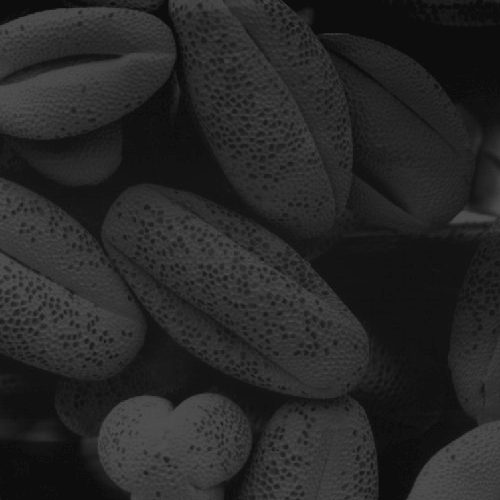
#> input picture 刘镇松-U202010652-图像增强作业/input_img/ball.jpg, 500 x 500 px
$ python '直方图均衡化.py'
#> lines starting #> are read from the running program, lines starting #| are printed output that depends on the picture
import numpy as np
import matplotlib.pyplot as plt
import cv2

def Origin_histogram(img):
    # 建立原始图像各灰度级的灰度值与像素个数对应表
    histogram = {}
    for i in range(img.shape[0]):
        for j in range(img.shape[1]):
            k = img[i][j]
            if k in histogram:
                histogram[k] += 1
            else:
                histogram[k] = 1

    sorted_histogram = {}  # 建立排好序的映射表（字典）
    sorted_list = sorted(histogram)  # 根据灰度值进行从低至高的排序，得到按键从小到大排序的键值对

    for j in range(len(sorted_list)):
        sorted_histogram[sorted_list[j]] = histogram[sorted_list[j]]

    return sorted_histogram


def equalization_histogram(histogram, img):
    pr = {}  # 建立概率分布映射表（字典）

    for i in histogram.keys():
        pr[i] = histogram[i] / (img.shape[0] * img.shape[1])  # 计算对应灰度值的频率

    tmp = 0
    for m in pr.keys():
        tmp += pr[m]
        pr[m] = max(histogram) * tmp  # 对应的值为Dm*频率累加值

    new_img = np.zeros(shape=(img.shape[0], img.shape[1]), dtype=np.uint8)

    for k in range(img.shape[0]):
        for l in range(img.shape[1]):
            new_img[k][l] = pr[img[k][l]]

    return new_img


img1=cv2.imread('input_img/ball.jpg',cv2.IMREAD_GRAYSCALE) #读取图像
#> img1 is the input picture: shape (500, 500); min 13, max 83, mean 38.7
origin_histogram = Origin_histogram(img1)
#> after the loop in Origin_histogram, `for i in range(img.shape[0]):`: histogram = 70 items
#> in Origin_histogram, `sorted_list = sorted(histogram)`: sorted_list = 70 values from 13 to 83
#> the loop in Origin_histogram, `for j in range(len(sorted_list)):` made 70 passes
#> after the loop in Origin_histogram, `for j in range(len(sorted_list)):`: sorted_histogram = 70 items
#> origin_histogram = 70 items
#直方图均衡化
equ = equalization_histogram( origin_histogram, img1 )
#> the loop in equalization_histogram, `for i in histogram.keys():` made 70 passes
#> the loop in equalization_histogram, `for m in pr.keys():` made 70 passes
#> tmp on passes 1 to 12: 0.0709, 0.0713, 0.0733, 0.0803, 0.118, 0.125, 0.19, 0.232, 0.244, 0.268, 0.272, 0.291
#> after the loop in equalization_histogram, `for m in pr.keys():`: tmp = 1

#展示处理结果
plt.subplot(221), plt.hist(img1.ravel(),256), plt.title('ORIGINAL_HIST')
plt.subplot(222), plt.hist(equ.ravel(),256), plt.title('EQUALIZE_HIST')
plt.subplot(223), plt.imshow(img1,'gray'), plt.title('ORIGINAL_HIST')
plt.subplot(224), plt.imshow(equ,'gray'), plt.title('EQUALIZE_HIST')
plt.tight_layout()
plt.savefig('output_img/image_hist_equ.jpg')
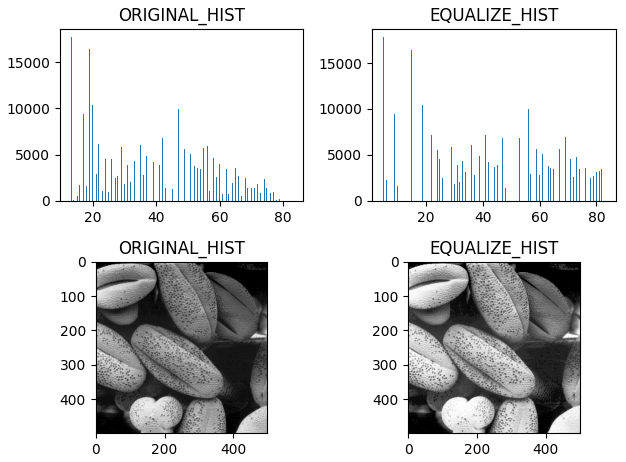
#> figure drawn by matplotlib, 4 panels; panel 1: tallest bar 17718 high, from x = 13 to 13.27; panel 2: tallest bar 17814 high, from x = 5 to 5.3
plt.show()

# cv2.imwrite('output_img/image_hist_equ.jpg', equ)
